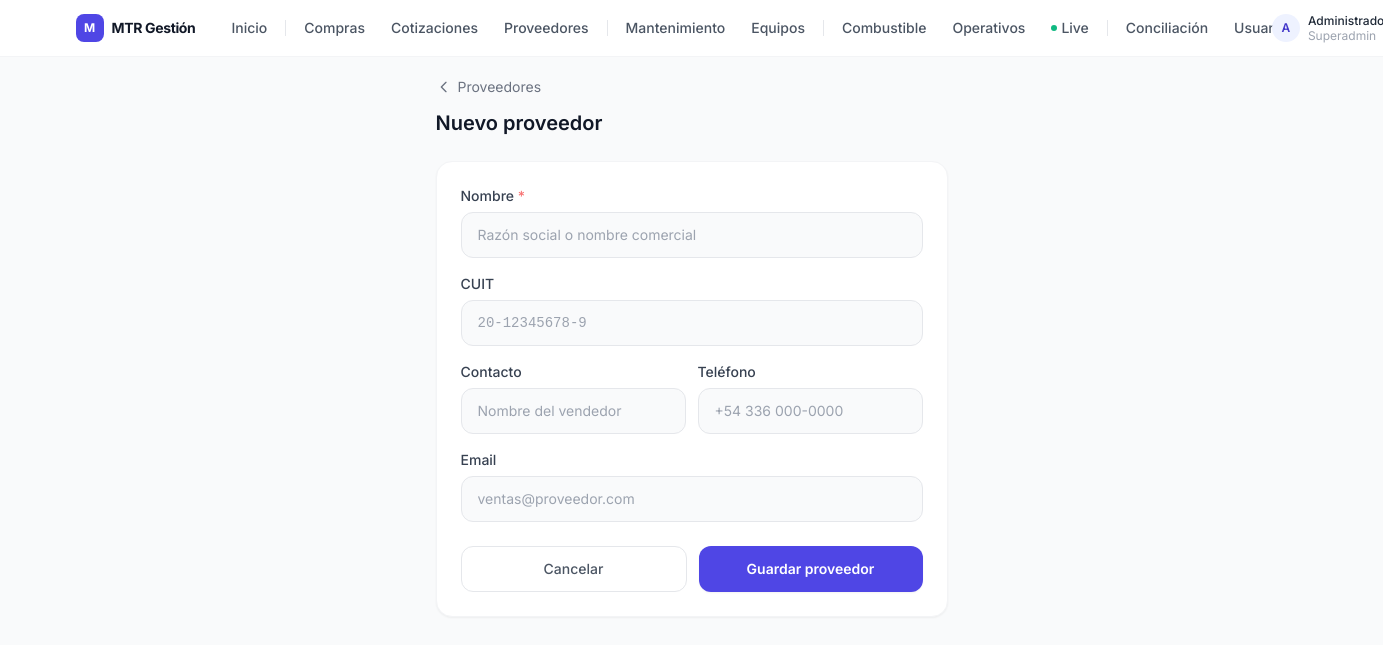
The app's page /suppliers/2/edit (signed in), older data.
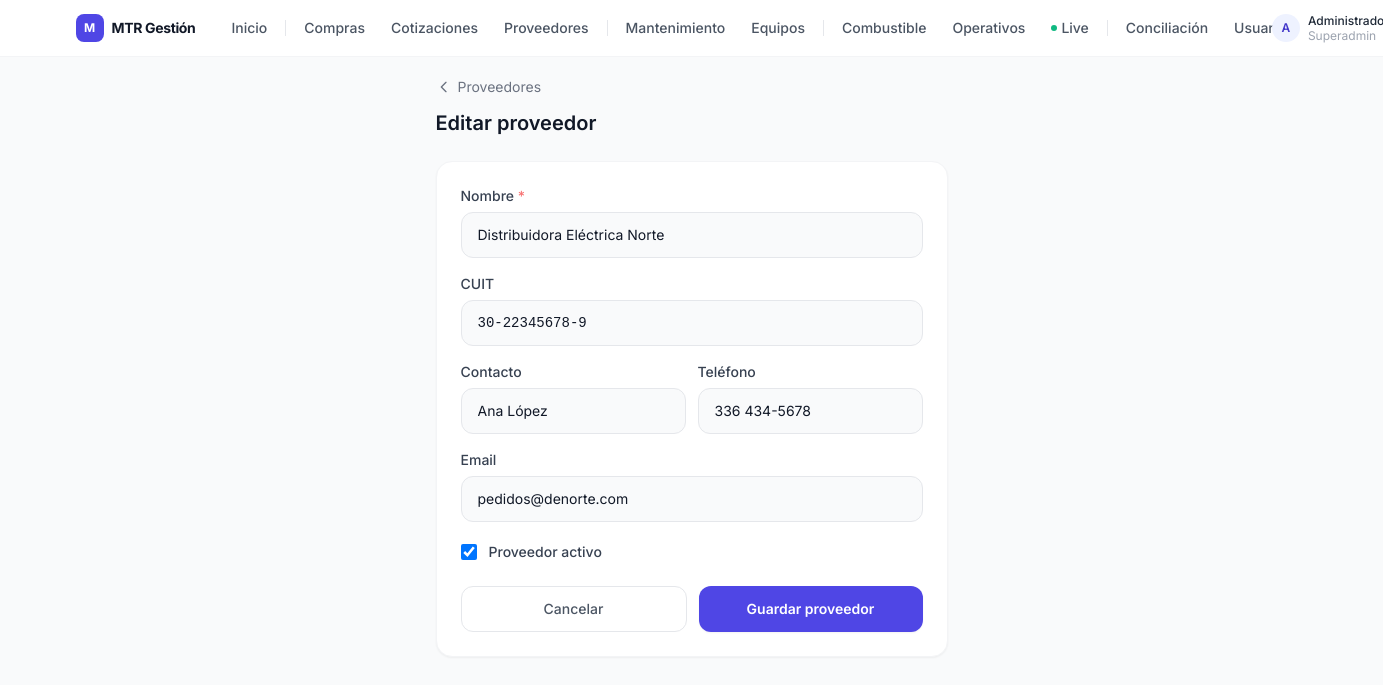
The same page, newer data.
### app/models.py (models this page shows)
class Supplier(Base):
    __tablename__ = "suppliers"
    id = Column(Integer, primary_key=True, index=True)
    name = Column(String, nullable=False)
    cuit = Column(String)
    contact_name = Column(String)
    contact_phone = Column(String)
    email = Column(String)
    active = Column(Boolean, default=True)
    created_at = Column(DateTime, default=datetime.utcnow)
    purchases = relationship("Purchase", back_populates="supplier")

### app/routers/suppliers.py (the view)
@router.get("/{supplier_id}/edit", response_class=HTMLResponse)
async def edit_supplier_form(supplier_id: int, request: Request, db: Session = Depends(get_db), current_user=Depends(require_role("admin", "superadmin"))):
    supplier = db.query(models.Supplier).filter(models.Supplier.id == supplier_id).first()
    return templates.TemplateResponse(request, "suppliers/form.html", {"user": current_user, "supplier": supplier, "error": None})

### templates/suppliers/form.html (shortened to what this page needs)
{% extends "base.html" %}
{% block content %}
<div class="max-w-lg mx-auto">
  <div class="mb-6">
    <a href="/suppliers" class="inline-flex items-center gap-1.5 text-sm text-gray-500 hover:text-gray-700 mb-3">
      <svg class="w-4 h-4" fill="none" stroke="currentColor" viewBox="0 0 24 24"><path stroke-linecap="round" stroke-linejoin="round" stroke-width="2" d="M15 19l-7-7 7-7"/></svg>
      Proveedores
    </a>
    <h1 class="text-xl font-semibold text-gray-900">{{ "Editar proveedor" if supplier else "Nuevo proveedor" }}</h1>
  </div>
  <form method="post" action="{{ '/suppliers/' + supplier.id|string + '/edit' if supplier else '/suppliers/new' }}"
        class="bg-white border border-gray-100 rounded-2xl shadow-sm p-6 space-y-4">
    <div>
      <label class="block text-sm font-medium text-gray-700 mb-1.5">Nombre <span class="text-red-400">*</span></label>
      <input type="text" name="name" required value="{{ supplier.name if supplier else '' }}"
        placeholder="Razón social o nombre comercial"
        class="w-full border border-gray-200 rounded-xl px-4 py-3 text-sm focus:outline-none focus:ring-2 focus:ring-indigo-500 bg-gray-50 placeholder-gray-400">
    </div>
    <div>
      <label class="block text-sm font-medium text-gray-700 mb-1.5">CUIT</label>
      <input type="text" name="cuit" value="{{ supplier.cuit if supplier else '' }}"
        placeholder="20-12345678-9"
        class="w-full border border-gray-200 rounded-xl px-4 py-3 text-sm focus:outline-none focus:ring-2 focus:ring-indigo-500 bg-gray-50 placeholder-gray-400 font-mono">
    </div>
    <div class="grid grid-cols-2 gap-3">
      <div>
        <label class="block text-sm font-medium text-gray-700 mb-1.5">Contacto</label>
        <input type="text" name="contact_name" value="{{ supplier.contact_name if supplier else '' }}"
          placeholder="Nombre del vendedor"
          class="w-full border border-gray-200 rounded-xl px-4 py-3 text-sm focus:outline-none focus:ring-2 focus:ring-indigo-500 bg-gray-50 placeholder-gray-400">
      </div>
      <div>
        <label class="block text-sm font-medium text-gray-700 mb-1.5">Teléfono</label>
        <input type="tel" name="contact_phone" value="{{ supplier.contact_phone if supplier else '' }}"
          placeholder="+54 336 000-0000"
          class="w-full border border-gray-200 rounded-xl px-4 py-3 text-sm focus:outline-none focus:ring-2 focus:ring-indigo-500 bg-gray-50 placeholder-gray-400">
      </div>
    </div>
    <div>
      <label class="block text-sm font-medium text-gray-700 mb-1.5">Email</label>
      <input type="email" name="email" value="{{ supplier.email if supplier else '' }}"
        placeholder="ventas@proveedor.com"
        class="w-full border border-gray-200 rounded-xl px-4 py-3 text-sm focus:outline-none focus:ring-2 focus:ring-indigo-500 bg-gray-50 placeholder-gray-400">
    </div>
    {% if supplier %}
    <div class="flex items-center gap-3 pt-1">
      <input type="checkbox" name="active" id="active" {% if supplier.active %}checked{% endif %}
        class="w-4 h-4 text-indigo-600 border-gray-300 rounded focus:ring-indigo-500">
      <label for="active" class="text-sm font-medium text-gray-700">Proveedor activo</label>
    </div>
    {% endif %}
    <div class="flex gap-3 pt-2">
      <a href="/suppliers" class="flex-1 flex items-center justify-center border border-gray-200 rounded-xl py-3 text-sm font-medium text-gray-600 hover:bg-gray-50">
        Cancelar
      </a>
      <button type="submit" class="flex-1 bg-indigo-600 hover:bg-indigo-700 text-white font-semibold py-3 rounded-xl text-sm shadow-sm">
        Guardar proveedor
      </button>
    </div>
  </form>
</div>
{% endblock %}

Row changes from the older to the newer data that the page shows:
added Supplier: name "Distribuidora Eléctrica Norte", cuit "30-22345678-9", contact_name "Ana López", contact_phone "336 434-5678", email "pedidos@denorte.com", active "☑"
Text that changed along with them:
{{ "Editar proveedor" if supplier else "Nuevo proveedor" }}: "Nuevo proveedor" → "Editar proveedor"
text now shown: "Proveedor activo"
